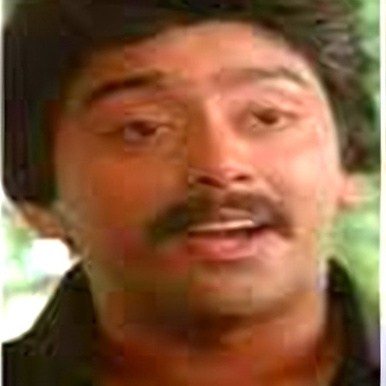
#> input picture input_imgs/3.jpeg, 386 x 386 px, given in place of 2.jpeg, which was not available
$ jupyter execute --allow-errors 'image enhancement 2.ipynb'   (shell and % lines are left out)
#> lines starting #> are read from the running program, lines starting #| are printed output that depends on the picture; pictures that were not available may be replaced by others from this repository, and a replacement may not be noted
[cell 1]
import os
import time
from PIL import Image
import numpy as np
import tensorflow as tf
import tensorflow_hub as hub
import matplotlib.pyplot as plt
os.environ["TFHUB_DOWNLOAD_PROGRESS"] = "True"

[cell 2]
# Declaring Constants
IMAGE_PATH =  r"1.jpg"
SAVED_MODEL_PATH = r"C:esrgan-tf2_1"

[cell 3]
def preprocess_image(image_path):
  """ Loads image from path and preprocesses to make it model ready
      Args:
        image_path: Path to the image file
  """
  hr_image = tf.image.decode_image(tf.io.read_file(image_path))
  # If PNG, remove the alpha channel. The model only supports
  # images with 3 color channels.
  if hr_image.shape[-1] == 4:
    hr_image = hr_image[...,:-1]
  hr_size = (tf.convert_to_tensor(hr_image.shape[:-1]) // 4) * 4
  hr_image = tf.image.crop_to_bounding_box(hr_image, 0, 0, hr_size[0], hr_size[1])
  hr_image = tf.cast(hr_image, tf.float32)
  return tf.expand_dims(hr_image, 0)

# [12 lines left out: function save_image, not called in this run]

[cell 4]
# [13 lines left out: function plot_image, not called in this run]

#> (a cell that did not finish here is left out)

#> (a cell that did not finish here is left out)

#> (a cell that did not finish here is left out)

[cell 8]
start = time.time()
#> (the rest of this cell did not finish here and is left out)

#> (a cell that did not finish here is left out)

[cell 10]
import cv2

import cv2

def enhance_image_clarity(image_path):
    # Read the image
#> called with image_path = '2.jpeg'
    image = cv2.imread(image_path)
#> image is the input picture: shape (386, 386, 3); mean B, G, R 61.8, 91.8, 133.5

    # Convert the image to grayscale
    gray = cv2.cvtColor(image, cv2.COLOR_BGR2GRAY)
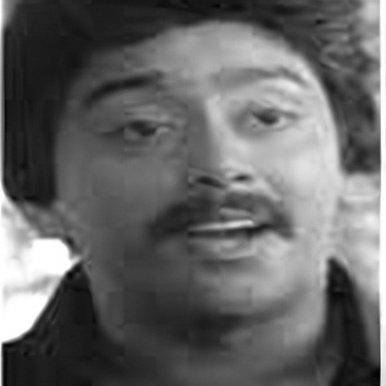
#> gray: shape (386, 386); min 3, max 255, mean 100.9

    # Apply adaptive histogram equalization to enhance contrast
    clahe = cv2.createCLAHE(clipLimit=2.0, tileGridSize=(8, 8))
    enhanced_gray = clahe.apply(gray)
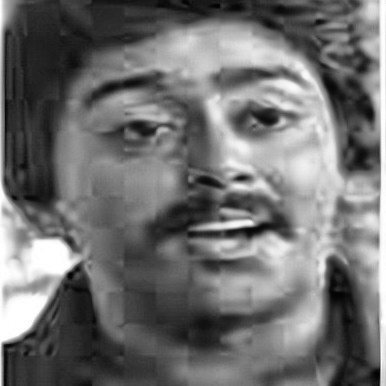
#> enhanced_gray: shape (386, 386); min 2, max 255, mean 111.6

    # Apply bilateral filter to reduce noise while preserving edges
    denoised = cv2.bilateralFilter(enhanced_gray, 9, 75, 75)

    # Apply Gaussian blur to further enhance the image
    blurred = cv2.GaussianBlur(denoised, (9, 9), 0)
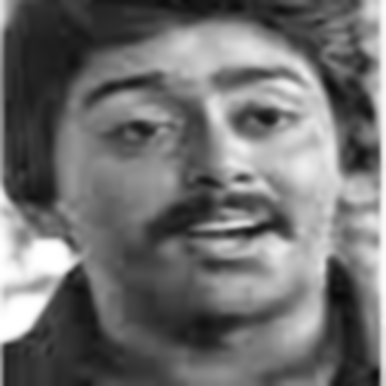
#> blurred: shape (386, 386); min 8, max 255, mean 111.5

    # Convert the blurred grayscale image back to color
    enhanced_color = cv2.cvtColor(blurred, cv2.COLOR_GRAY2BGR)

    # Adjust the color of the enhanced image based on the original image
    enhanced_image = cv2.addWeighted(image, 1.5, enhanced_color, -0.3, 0)  # Adjust the beta value here
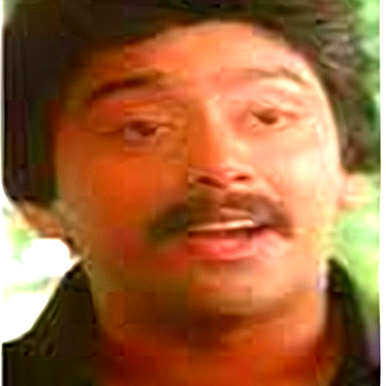
#> enhanced_image: shape (386, 386, 3); mean B, G, R 59.5, 101.6, 158.4

    return enhanced_image

# Path to the input image
image_path = r"2.jpeg"

# Enhance the image clarity
enhanced_image = enhance_image_clarity(image_path)

# Display the original and enhanced images
cv2.imshow('Original Image', cv2.imread(image_path))
cv2.imshow('Enhanced Image', enhanced_image)

# Save the enhanced image
output_path = r"upg.jpeg"  # Replace with the desired output path and filename
cv2.imwrite(output_path, enhanced_image)
print(f"Enhanced image saved at {output_path}")

cv2.waitKey(0)
cv2.destroyAllWindows()

$ run again, on input_imgs/original.png
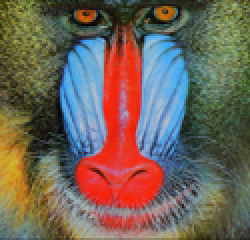
#> input picture input_imgs/original.png, 125 x 120 px, given in place of 2.jpeg, which was not available (shown 2 times larger)
#> in enhance_image_clarity, image is the input picture: shape (120, 125, 3); mean B, G, R 88.8, 100.5, 113.2
#> in enhance_image_clarity, `blurred = cv2.GaussianBlur(denoised, (9, 9), 0)`:
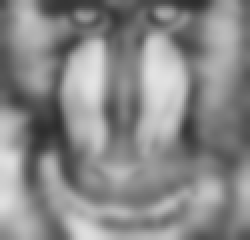
#> blurred: shape (120, 125) (shown 2 times larger); min 45, max 228, mean 136.3
#> in enhance_image_clarity, `enhanced_image = cv2.addWeighted(image, 1.5, enhanced_color, -0.3, 0)`:
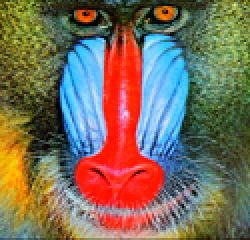
#> enhanced_image: shape (120, 125, 3) (shown 2 times larger); mean B, G, R 91.2, 109.9, 123.2
